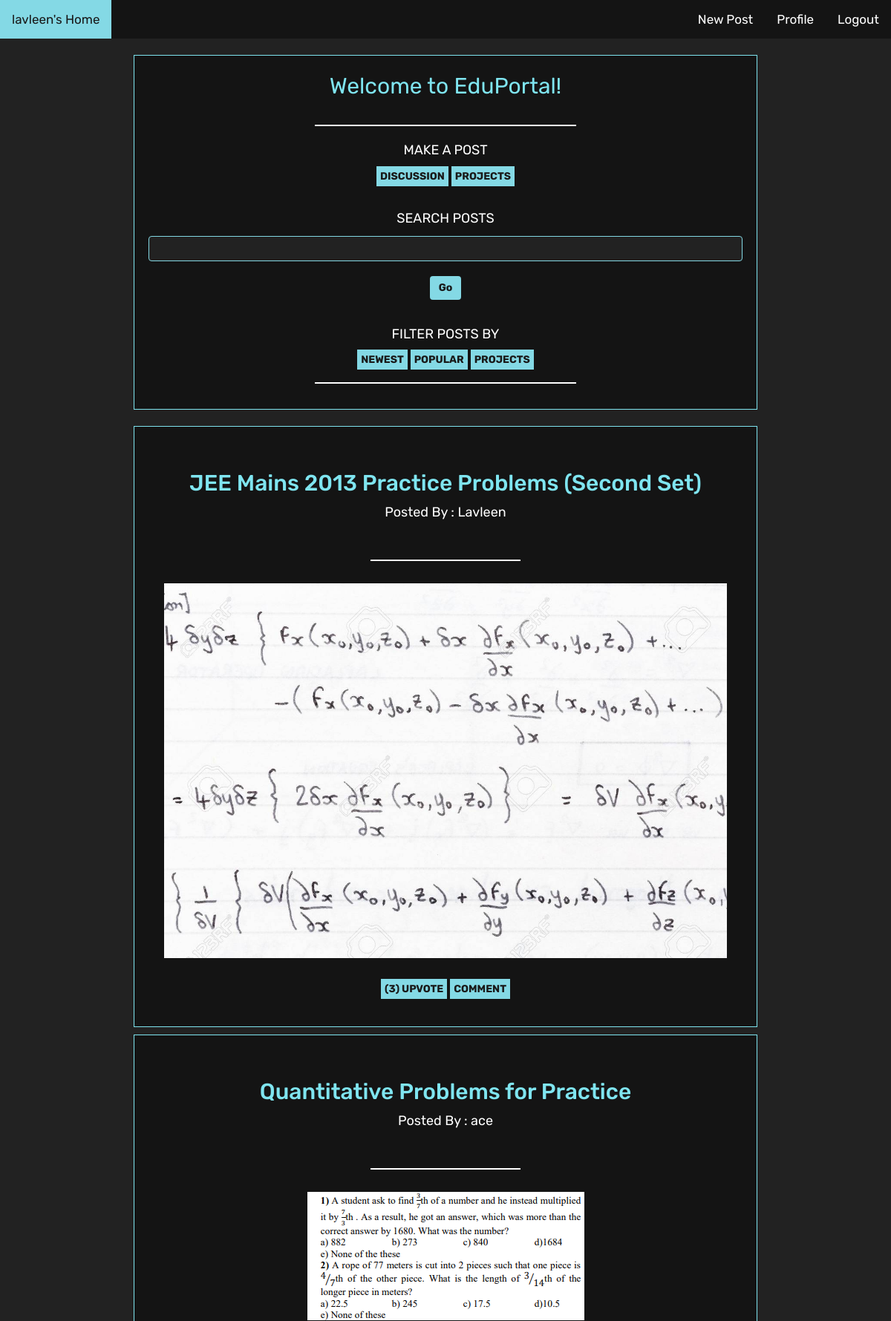
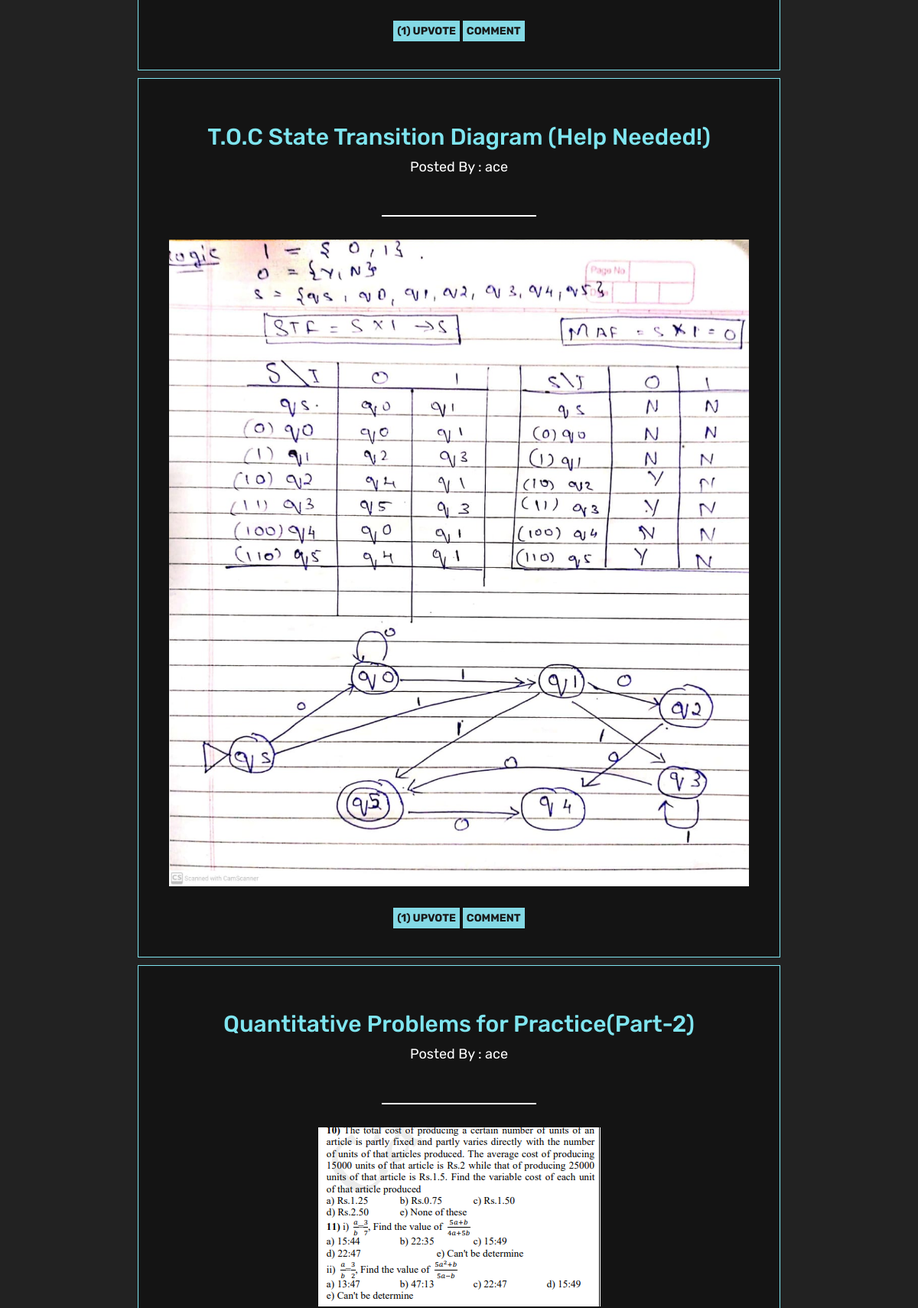
Screenshot of /home.php (signed in, upper part) with the database file from the repository (2 pictures, top to bottom).
### tables this page shows
CREATE TABLE `posttable` (
  `title` varchar(255) NOT NULL,
  `content` longtext NOT NULL,
  `author` varchar(255) NOT NULL,
  `image` varchar(255) DEFAULT NULL,
  `id` int(11) NOT NULL,
  `likes` int(11) NOT NULL DEFAULT 0,
  `dislikes` int(11) NOT NULL DEFAULT 0,
  `tag` varchar(50) DEFAULT NULL
);

### get_post.php (the view, shortened to what this page needs)
<?php
function getPosts(){
  $con = mysqli_connect("localhost","root","","posts");
  $query = "select * from posttable order by likes desc";
  $result=mysqli_query($con,$query);
  while($row=mysqli_fetch_array($result)){
    echo '
    <div class="container">
    <h3 class="posttitle">'.$row['title'].'</h3>
    <p class="postcontent">Posted By : '.$row['author'].'</p>
    <br>
    <hr width="200px">
    <p class="postcontent">'.$row['content'].'<p>
    <img src="uploads/'.$row['image'].'"class="imgt" ?>
    <br>
    <div class ="interact">
    <a class="btnLike" href="like.php?id='.$row["id"].'"><span>('.$row["likes"].') </span>UPVOTE</a>
    <a class="btnLike" href="comment.php?id='.$row["id"].'"></span>COMMENT</a>
    </div>
    </div>
    ';
  }
}
?>

### styles/inprof.css (style rules this page uses)
body { background: #222222; }
.imgt { display: block; margin-left: auto; margin-right: auto; width: 100%; }
.container { display: flex; flex-direction: column; align-items: center; background: #141414; border:1px solid #7FE5F0; margin-top: 10px; margin-bottom: 10px; padding:40px; width:70%; }
hr { border: 1px solid ; color:#fff; }
.posttitle { font-size: 30px; font-family: 'Rubik', sans-serif; color:#7FE5F0; }
.postcontent { font-size: 18px; font-family: 'Rubik', sans-serif; color:#fff; }
.btnLike { width: 100%; padding: 5px; background-color:#84D9E5; color:#191919; border:0; font-weight: bold; font-family: 'Rubik', sans-serif; }

### rows the page displays
posttable: title "JEE Mains 2013 Practice Problems (Second Set)", author "Lavleen", image (picture), likes "3"
posttable: title "Quantitative Problems for Practice", author "ace", image (picture), likes "1"
posttable: title "T.O.C State Transition Diagram (Help Needed!)", author "ace", image (picture), likes "1"
posttable: title "Quantitative Problems for Practice(Part-2)", author "ace", image (picture)

### other values shown
$_SESSION["email"] "lavleen"
